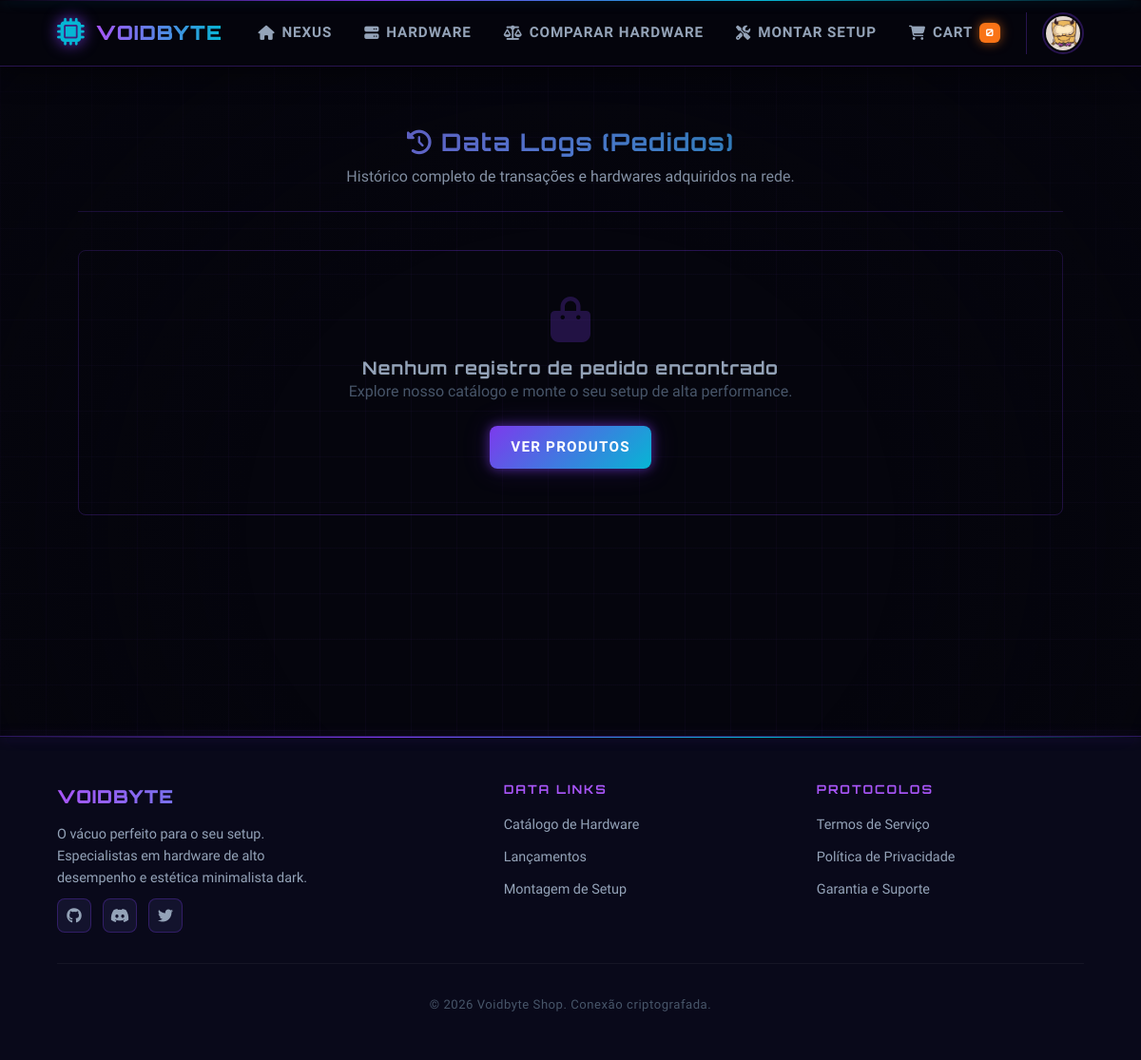
/orders.php (signed in), run on an earlier commit of the app's database.
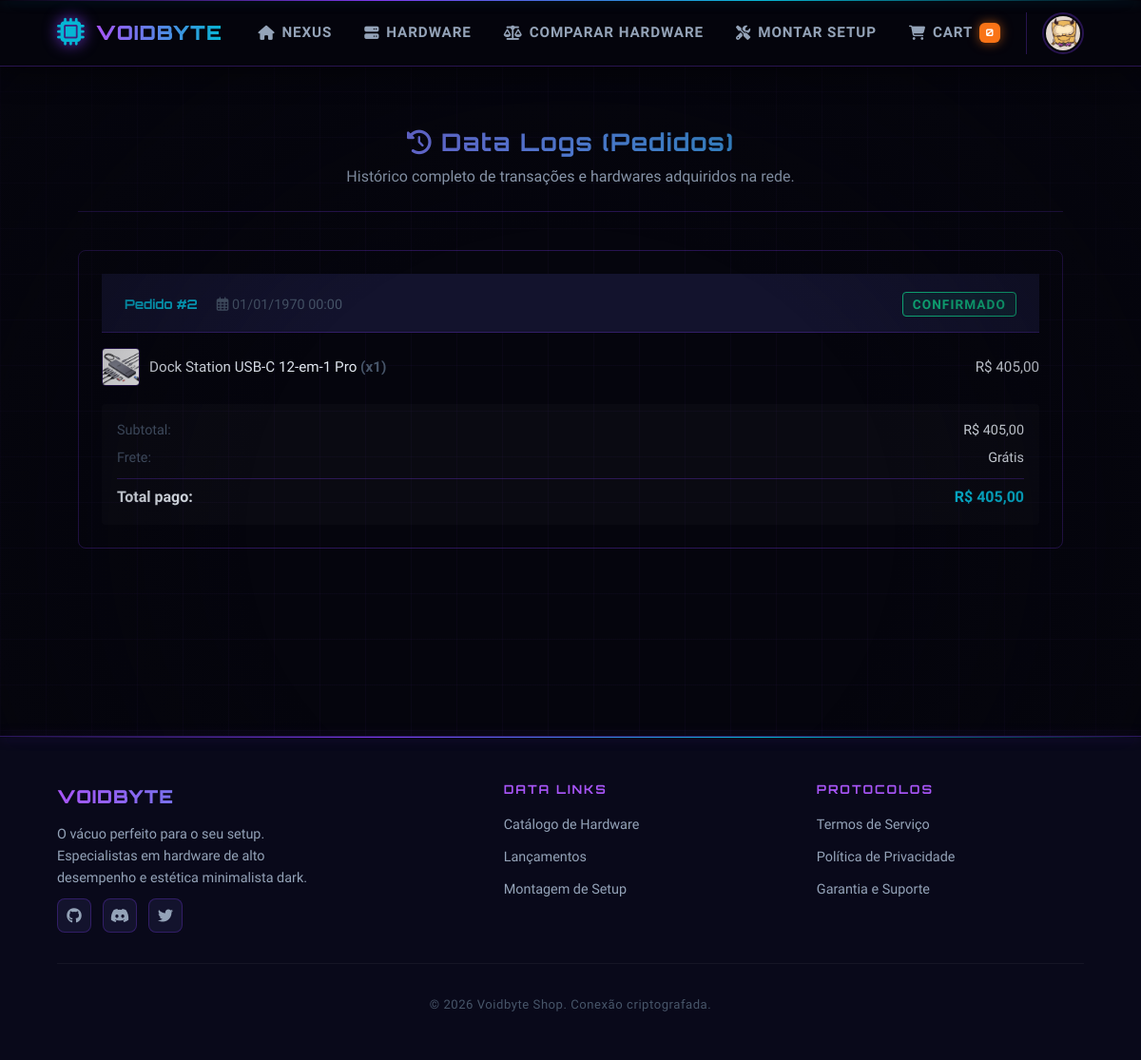
And on a later commit of the database.
### tables this page shows
CREATE TABLE `pedidos` (
  `id` int(11) NOT NULL,
  `usuario_id` int(11) NOT NULL,
  `nome_destinatario` varchar(255) NOT NULL,
  `endereco` varchar(255) NOT NULL,
  `numero` varchar(20) NOT NULL,
  `complemento` varchar(255) DEFAULT NULL,
  `bairro` varchar(100) NOT NULL,
  `cidade` varchar(100) NOT NULL,
  `estado` varchar(2) NOT NULL,
  `cep` varchar(9) NOT NULL,
  `forma_pagamento` varchar(30) NOT NULL,
  `subtotal` decimal(10,2) NOT NULL,
  `frete` decimal(10,2) NOT NULL DEFAULT 0.00,
  `desconto_cupom` decimal(10,2) NOT NULL DEFAULT 0.00,
  `cupom_usado` varchar(50) DEFAULT NULL,
  `total` decimal(10,2) NOT NULL,
  `status` varchar(30) NOT NULL DEFAULT 'confirmado',
  `data_criacao` timestamp NOT NULL DEFAULT current_timestamp()
);

CREATE TABLE `pedido_itens` (
  `id` int(11) NOT NULL,
  `pedido_id` int(11) NOT NULL,
  `produto_id` int(11) DEFAULT NULL,
  `nome_produto` varchar(255) NOT NULL,
  `imagem_produto` varchar(255) DEFAULT NULL,
  `preco_unitario` decimal(10,2) NOT NULL,
  `quantidade` int(11) NOT NULL
);

### config/Database.php (called while the page is built, shortened)
<?php
class Database {
    private static $instance = null;
    private $conn;
    private $host = 'localhost';
    private $user = 'root';
    private $pass = '';
    private $dbname = 'voidbyte_shop';
    private function __construct() {
        $this->conn = new mysqli($this->host, $this->user, $this->pass, $this->dbname);
        $this->conn->set_charset("utf8mb4");
    }
    public static function getInstance() {
        if (self::$instance === null) {
            self::$instance = new Database();
        }
        return self::$instance;
    }
    public function getConnection() {
        return $this->conn;
    }
}
?>

### model/OrderModel.php (called while the page is built, shortened)
<?php
require_once __DIR__ . '/../config/Database.php';
class OrderModel {
    private $conn;
    public function __construct() {
        $this->conn = Database::getInstance()->getConnection();
    }
    public function getOrdersByUserId(int $usuarioId): array {
        $stmt = $this->conn->prepare("SELECT * FROM pedidos WHERE usuario_id = ? ORDER BY data_criacao DESC");
        $stmt->bind_param("i", $usuarioId);
        $stmt->execute();
        $result = $stmt->get_result();
        $pedidos = [];
        while ($row = $result->fetch_assoc()) {
            $row['itens'] = $this->getOrderItems($row['id']);
            $pedidos[] = $row;
        }
        return $pedidos;
    }
    public function getOrderItems(int $pedidoId): array {
        $stmt = $this->conn->prepare("SELECT * FROM pedido_itens WHERE pedido_id = ?");
        $stmt->bind_param("i", $pedidoId);
        $stmt->execute();
        $result = $stmt->get_result();
        $itens = [];
        while ($row = $result->fetch_assoc()) {
            $itens[] = $row;
        }
        return $itens;
    }
}

### orders.php (the view, shortened to what this page needs)
<?php
require_once __DIR__ . '/model/OrderModel.php';
$orderModel = new OrderModel();
$pedidos = $orderModel->getOrdersByUserId((int) $_SESSION['user_id']);
include __DIR__ . '/views/layout/header.php';
?>
<main class="container profile-container">
    <div class="form-header profile-header">
        <h1><i class="fas fa-history"></i> Data Logs (Pedidos)</h1>
        <p>Histórico completo de transações e hardwares adquiridos na rede.</p>
    </div>
    <?php if (empty($pedidos)): ?>
        <div class="compare-empty profile-empty-state">
            <i class="fas fa-shopping-bag profile-empty-icon"></i>
            <h3>Nenhum registro de pedido encontrado</h3>
            <p class="profile-empty-text">Explore nosso catálogo e monte o seu setup de alta performance.</p>
            <a href="index.php" class="btn-primary">Ver Produtos</a>
        </div>
    <?php else: ?>
        <div style="display: flex; flex-direction: column; gap: 1.5rem;">
            <?php foreach ($pedidos as $ped): ?>
                <div class="order-card">
                    <div class="order-header">
                        <div>
                            <span class="order-id">Pedido #<?php echo $ped['id']; ?></span>
                            <span class="order-date">
                                <i class="far fa-calendar-alt"></i> <?php echo date('d/m/Y H:i', strtotime($ped['data_pedido'])); ?>
                            </span>
                        </div>
                        <div>
                            <span class="order-status">
                                <?php echo htmlspecialchars($ped['status'] ?? 'Processando'); ?>
                            </span>
                        </div>
                    </div>
                    <div class="order-items-list">
                        <?php foreach ($ped['itens'] as $item): ?>
                            <div class="order-item-row">
                                <div class="order-item-info">
                                    <img src="<?php echo htmlspecialchars($item['imagem_produto']); ?>" alt="" class="order-item-img">
                                    <span><?php echo htmlspecialchars($item['nome_produto']); ?> <strong class="order-item-qty">(x<?php echo $item['quantidade']; ?>)</strong></span>
                                </div>
                                <span class="order-item-price">R$ <?php echo number_format($item['preco_unitario'] * $item['quantidade'], 2, ',', '.'); ?></span>
                            </div>
                        <?php endforeach; ?>
                    </div>
                    <div class="order-summary-box">
                        <div class="order-summary-line">
                            <span class="order-summary-label">Subtotal:</span>
                            <span>R$ <?php echo number_format($ped['subtotal'], 2, ',', '.'); ?></span>
                        </div>
                        <div class="order-summary-line">
                            <span class="order-summary-label">Frete:</span>
                            <span><?php echo $ped['frete'] > 0 ? 'R$ ' . number_format($ped['frete'], 2, ',', '.') : 'Grátis'; ?></span>
                        </div>
                        <div class="order-summary-total">
                            <span>Total pago:</span>
                            <span class="order-summary-total-value">R$ <?php echo number_format($ped['total'], 2, ',', '.'); ?></span>
                        </div>
                    </div>
                </div>
            <?php endforeach; ?>
        </div>
    <?php endif; ?>
</main>
<?php include __DIR__ . '/views/layout/footer.php'; ?>

### views/layout/header.php (shortened to what this page needs)
<?php
$current_page = basename($_SERVER['PHP_SELF']);
?>
<?php
$totalItensCarrinho = 0;
?>
<!DOCTYPE html>
<html lang="pt-BR">
<head>
    <link rel="stylesheet" href="https://cdnjs.cloudflare.com/ajax/libs/font-awesome/6.4.0/css/all.min.css">
    <link rel="stylesheet" href="assets/css/style.css">
</head>
<body>
    <header>
        <a href="index.php" class="logo">
            <i class="fas fa-microchip" style="color: var(--cyan); font-size: 1.8rem; filter: drop-shadow(0 0 8px var(--purple));"></i>
            <span class="logo-text">VOIDBYTE</span>
        </a>
        <nav>
            <ul>
                <li>
                    <a href="index.php" class="<?php echo ($current_page == 'index.php') ? 'active-link' : ''; ?>">
                        <i class="fas fa-home"></i> Nexus
                    </a>
                </li>
                <li>
                    <a href="produtos.php" class="<?php echo ($current_page == 'produtos.php') ? 'active-link' : ''; ?>">
                        <i class="fas fa-server"></i> Hardware
                    </a>
                </li>
                <li>
                    <a href="comparar.php" class="<?php echo ($current_page == 'comparar.php') ? 'active-link' : ''; ?>">
                        <i class="fas fa-balance-scale"></i> Comparar Hardware
                    </a>
                </li>
                <li>
                    <a href="montar-setup.php" class="<?php echo ($current_page == 'montar-setup.php') ? 'active-link' : ''; ?>">
                        <i class="fas fa-tools"></i> Montar Setup
                    </a>
                </li>
                <li>
                    <a href="carrinho.php" class="<?php echo ($current_page == 'carrinho.php') ? 'active-link' : ''; ?>">
                        <i class="fas fa-shopping-cart"></i> Cart
                        <span class="carrinho-contador"><?php echo $totalItensCarrinho; ?></span>
                    </a>
                </li>
                <?php if (isset($_SESSION['logged_in']) && $_SESSION['logged_in'] === true): ?>
                    <li class="profile-menu-container">
                        <div class="profile-trigger" id="profileTrigger">
                            <?php $foto_header = $_SESSION['user_photo'] ?? 'https://cdn-icons-png.flaticon.com/512/149/149071.png'; ?>
                            <img src="<?php echo $foto_header; ?>" alt="Perfil" class="profile-img">
                        </div>
                    </li>
                <?php endif; ?>
            </ul>
        </nav>
    </header>

### views/layout/footer.php (shortened to what this page needs)
<footer>
        <div class="footer-content">
            <div class="footer-brand">
                <div class="logo-text">VOIDBYTE</div>
                <p>O vácuo perfeito para o seu setup. Especialistas em hardware de alto desempenho e estética minimalista dark.</p>
                <div class="social-icons">
                    <a href="#"><i class="fab fa-github"></i></a>
                    <a href="#"><i class="fab fa-discord"></i></a>
                    <a href="#"><i class="fab fa-twitter"></i></a>
                </div>
            </div>
            <div class="footer-col">
                <h4>Data Links</h4>
                <ul>
                    <li><a href="produtos.php">Catálogo de Hardware</a></li>
                    <li><a href="#">Lançamentos</a></li>
                    <li><a href="#">Montagem de Setup</a></li>
                </ul>
            </div>
            <div class="footer-col">
                <h4>Protocolos</h4>
                <ul>
                    <li><a href="#">Termos de Serviço</a></li>
                    <li><a href="#">Política de Privacidade</a></li>
                    <li><a href="#">Garantia e Suporte</a></li>
                </ul>
            </div>
        </div>
        <div class="copyright">
            © <?php echo date('Y'); ?> Voidbyte Shop. Conexão criptografada.
        </div>
    </footer>
</body>
</html>

What changed in the data, as far as the page shows it:
added pedidos: id "2", data_pedido "01/01/1970 00:00", status "CONFIRMADO", subtotal "405,00", frete "Grátis", total "405,00"
added pedido_itens: imagem_produto (picture), nome_produto "Dock Station USB-C 12-em-1 Pro", quantidade "1", $item['preco_unitario'] * $item['quantidade'] "405,00"
Also different on the page:
text no longer shown: "Nenhum registro de pedido encontrado Explore nosso catálogo e monte o seu setup de alta performance. VER PRODUTOS"
